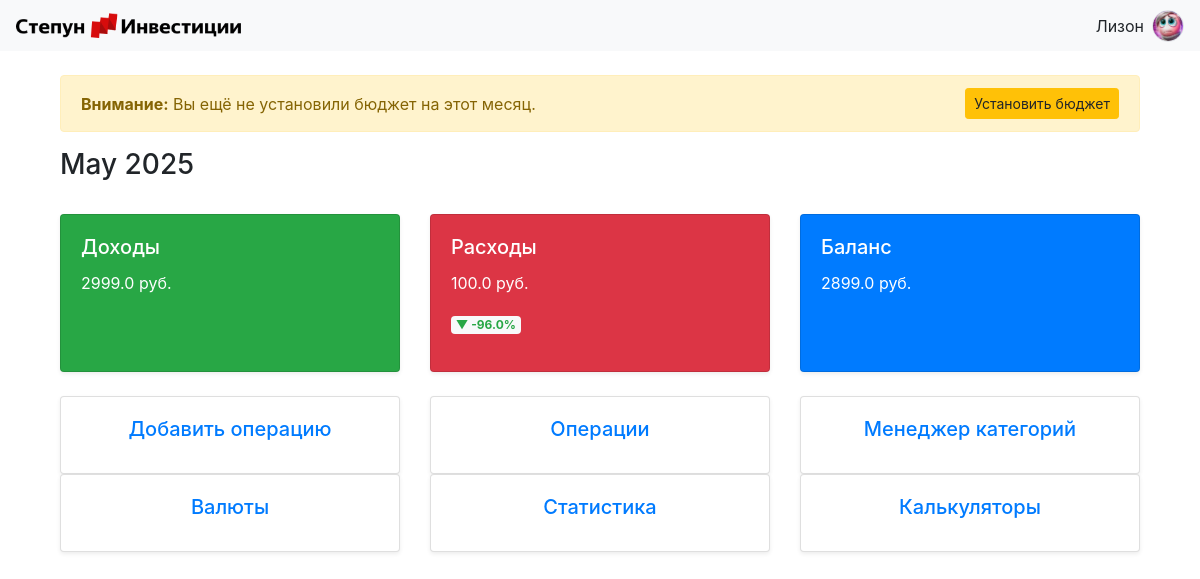
The page / (signed in) on the database its author committed.
### data/users.py (models this page shows, shortened)
class User(SqlAlchemyBase, UserMixin):
    __tablename__ = 'users'
    id = sqlalchemy.Column(sqlalchemy.Integer, primary_key=True, autoincrement=True)
    username = sqlalchemy.Column(sqlalchemy.String, nullable=True, unique=True)
    password_hash = sqlalchemy.Column(sqlalchemy.String, nullable=True)
    email = sqlalchemy.Column(sqlalchemy.String, index=True, unique=True, nullable=True)
    created_date = sqlalchemy.Column(sqlalchemy.DateTime, default=datetime.datetime.now)
    image_path = sqlalchemy.Column(sqlalchemy.String, nullable=False, default='avatars/default_image.jpg')
    operations = orm.relationship("Operation", back_populates='user')
    categories = orm.relationship("Category", back_populates='user')

### server.py (the view)
@app.route("/")
def index():
    if current_user.is_authenticated:
        now = datetime.now()
        current_month = now.strftime("%B %Y")
        session = db_session.create_session()
        budget_set = session.query(Budget).filter(
            Budget.user_id == current_user.id,
            Budget.year == now.year,
            Budget.month == now.month
        ).first()
        operations_this_month = list(filter(
            lambda op: op.date.month == now.month and op.date.year == now.year,
            current_user.operations
        ))
        if now.month == 1:
            prev_month = 12
            prev_year = now.year - 1
        else:
            prev_month = now.month - 1
            prev_year = now.year
        operations_last_month = list(filter(
            lambda op: op.date.month == prev_month and op.date.year == prev_year,
            current_user.operations
        ))
        income = sum(op.amount for op in operations_this_month if op.type == "income")
        expense = sum(op.amount for op in operations_this_month if op.type == "expense")
        balance = income - expense
        income_last = sum(op.amount for op in operations_last_month if op.type == "income")
        expense_last = sum(op.amount for op in operations_last_month if op.type == "expense")
        def calc_change(current, previous):
            if previous == 0:
                return None
            return round((current - previous) / previous * 100, 1)
        income_change = calc_change(income, income_last)
        expense_change = calc_change(expense, expense_last)
        return render_template(
            "dashboard.html",
            authenticated=True,
            income=income,
            expense=expense,
            balance=balance,
            income_change=income_change,
            expense_change=expense_change,
            current_month=current_month,
            budget_missing=(budget_set is None)
        )
    else:
        return render_template("dashboard.html", authenticated=False)

### data/db_session.py (called while the page is built)
def create_session() -> Session:
    global __factory
    return __factory()

### server.py (called while the page is built)
@login_manager.user_loader
def load_user(user_id):
    db_sess = db_session.create_session()
    return db_sess.query(User).get(user_id)

### templates/dashboard.html (shortened to what this page needs)
{% extends "base.html" %}
{% block content %}
<div class="container mt-4">
    {% if not authenticated %}
        <div class="text-center">
            <h1 class="mb-3">Добро пожаловать</h1>
            <p class="lead">Зарегистрируйтесь или войдите в аккаунт</p>
        </div>
    {% else %}
    {% if budget_missing %}
<div class="alert alert-warning d-flex justify-content-between align-items-center" role="alert">
    <div>
        <strong>Внимание:</strong> Вы ещё не установили бюджет на этот месяц.
    </div>
    <a href="{{ url_for('budget') }}" class="btn btn-sm btn-warning">Установить бюджет</a>
</div>
{% endif %}
        <div class="d-flex justify-content-between align-items-center mb-4">
            <h3>{{ current_month }}</h3>
        </div>
        <div class="row mb-4">
            <div class="col-md-4">
                <a href="/operations?selected_type=income" class="text-decoration-none">
                    <div class="card text-white bg-success mb-3 shadow-sm card-clickable h-100 position-relative">
                        <div class="card-body">
                            <h5 class="card-title">Доходы</h5>
                            <p class="card-text fs-4">{{ income }} руб.</p>
                        </div>
                    </div>
                </a>
            </div>
            <div class="col-md-4">
                <a href="/operations?selected_type=expense" class="text-decoration-none">
                    <div class="card text-white bg-danger mb-3 shadow-sm card-clickable h-100 position-relative">
                        <div class="card-body">
                            <h5 class="card-title">Расходы</h5>
                            <p class="card-text fs-4">{{ expense }} руб.</p>
                            {% if expense_change is not none %}
                                <p class="mb-0">
                                    {% if expense_change >= 0 %}
                                        <span class="badge bg-light text-danger">▲ +{{ expense_change }}%</span>
                                    {% else %}
                                        <span class="badge bg-light text-success">▼ {{ expense_change }}%</span>
                                    {% endif %}
                                </p>
                            {% endif %}
                        </div>
                    </div>
                </a>
            </div>
            <div class="col-md-4">
                <div class="card text-white h-100 bg-primary mb-3 shadow-sm">
                    <div class="card-body">
                        <h5 class="card-title">Баланс</h5>
                        <p class="card-text fs-4">{{ balance }} руб.</p>
                    </div>
                </div>
            </div>
        </div>
        <div class="row g-4">
            <div class="col-md-4">
                <a href="/add_operation" class="text-decoration-none">
                    <div class="card text-center shadow-sm h-100 card-hover">
                        <div class="card-body">
                            <h5 class="card-title">Добавить операцию</h5>
                        </div>
                    </div>
                </a>
            </div>
            <div class="col-md-4">
                <a href="/operations" class="text-decoration-none">
                    <div class="card text-center shadow-sm h-100 card-hover">
                        <div class="card-body">
                            <h5 class="card-title">Операции</h5>
                        </div>
                    </div>
                </a>
            </div>
            <div class="col-md-4">
                <a href="/categories" class="text-decoration-none">
                    <div class="card text-center shadow-sm h-100 card-hover">
                        <div class="card-body">
                            <h5 class="card-title">Менеджер категорий</h5>
                        </div>
                    </div>
                </a>
            </div>
            <div class="col-md-4">
                <a href="/currency" class="text-decoration-none">
                    <div class="card text-center shadow-sm h-100 card-hover">
                        <div class="card-body">
                            <h5 class="card-title">Валюты</h5>
                        </div>
                    </div>
                </a>
            </div>
            <div class="col-md-4">
                <a href="/statistics" class="text-decoration-none">
                    <div class="card text-center shadow-sm h-100 card-hover">
                        <div class="card-body">
                            <h5 class="card-title">Статистика</h5>
                        </div>
                    </div>
                </a>
            </div>
            <div class="col-md-4">
                <a href="/calculators" class="text-decoration-none">
                    <div class="card text-center shadow-sm h-100 card-hover">
                        <div class="card-body">
                            <h5 class="card-title">Калькуляторы</h5>
                        </div>
                    </div>
                </a>
            </div>
        </div>
    {% endif %}
</div>
{% endblock %}

### templates/base.html (shortened to what this page needs)
<!doctype html>
<html lang="en">
<head>
    <link rel="stylesheet"
          href="https://stackpath.bootstrapcdn.com/bootstrap/4.4.1/css/bootstrap.min.css"
>
    <link rel="stylesheet" href="https://cdn.jsdelivr.net/npm/flatpickr/dist/flatpickr.min.css">
</head>
<body>
<header>
    <nav class="navbar navbar-light bg-light justify-content-between px-3">
        <a class="navbar-brand d-flex align-items-center" href="/">
            <img src="{{ url_for('static', filename='logo.png') }}" width="225" height="25" class="mr-2" alt="Logo">
        </a>
        {% if current_user.is_authenticated %}
            <div class="d-flex align-items-center">
                <span class="mr-2">{{ current_user.username }}</span>
                <a href="/profile">
                    <img src="{{ url_for('static', filename=current_user.image_path) }}"
                         width="32" height="32" class="rounded-circle border"
                         style="object-fit: cover;" alt="Аватар">
                </a>
            </div>
        {% else %}
            <div>
                <a class="btn btn-primary" href="/register">Зарегистрироваться</a>
                <a class="btn btn-success" href="/login">Войти</a>
            </div>
        {% endif %}
    </nav>
</header>
<main role="main" class="container mt-3">
    {% block content %}{% endblock %}
</main>
</body>
</html>

### templates/dashboard.html (style rules this page uses)
.card-hover { transition: transform 0.3s, box-shadow 0.3s; }
.card-clickable { overflow: hidden; position: relative; transition: background-color 0.3s; }

### rows shown on the page
User: username "Лизон", image_path (picture)

### other values the page prints
{{ income }} "2999.0"
{{ expense }} "100.0"
{{ expense_change }} "-96.0"
{{ balance }} "2899.0"
